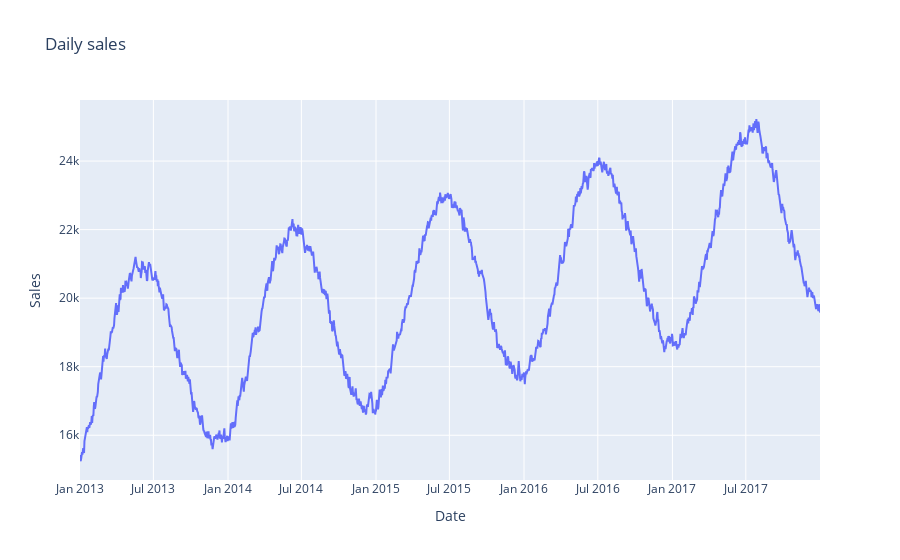

Notebook source saved alongside this figure:
### Code cell
daily_sales_sc = go.Scatter(x=daily_sales['date'], y=daily_sales['sales'])
layout = go.Layout(title='Daily sales', xaxis=dict(title='Date'), yaxis=dict(title='Sales'))
fig = go.Figure(data=[daily_sales_sc], layout=layout)
iplot(fig)

### Figure 1 — Plotly figure (JSON) as saved in the notebook; plotly's stock layout.template omitted (floating-point values rounded to 4 significant figures; data arrays with more than 128 entries replaced by an {"elided": "..."} marker saying what was removed)
{"data": [{"x": {"elided": "1826 str values"}, "y": {"elided": "1826 int values"}, "type": "scatter"}], "layout": {"title": {"text": "Daily sales"}, "xaxis": {"title": {"text": "Date"}}, "yaxis": {"title": {"text": "Sales"}}}}
